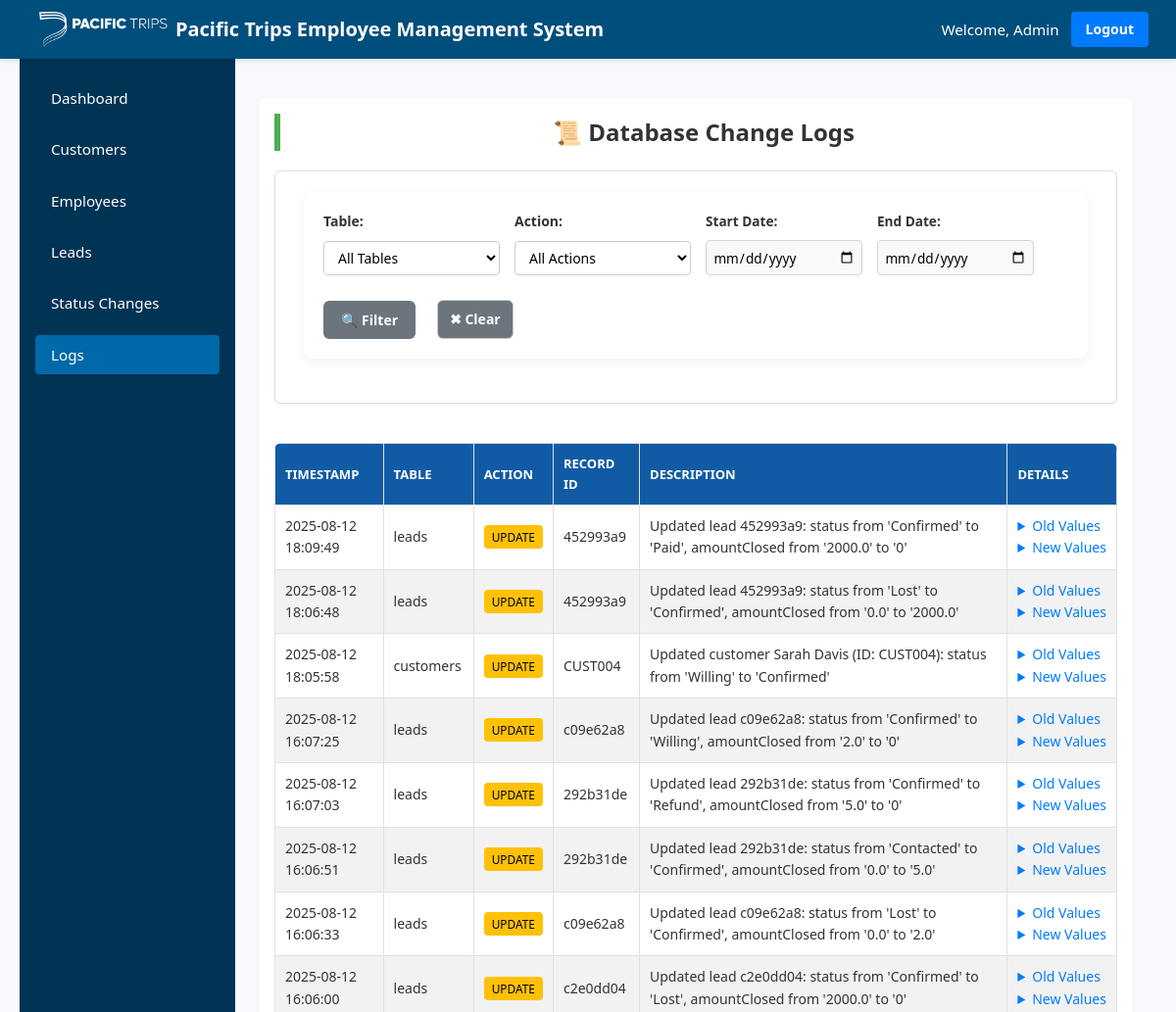
/logs (signed in, upper part), run on an earlier commit of the app's database.
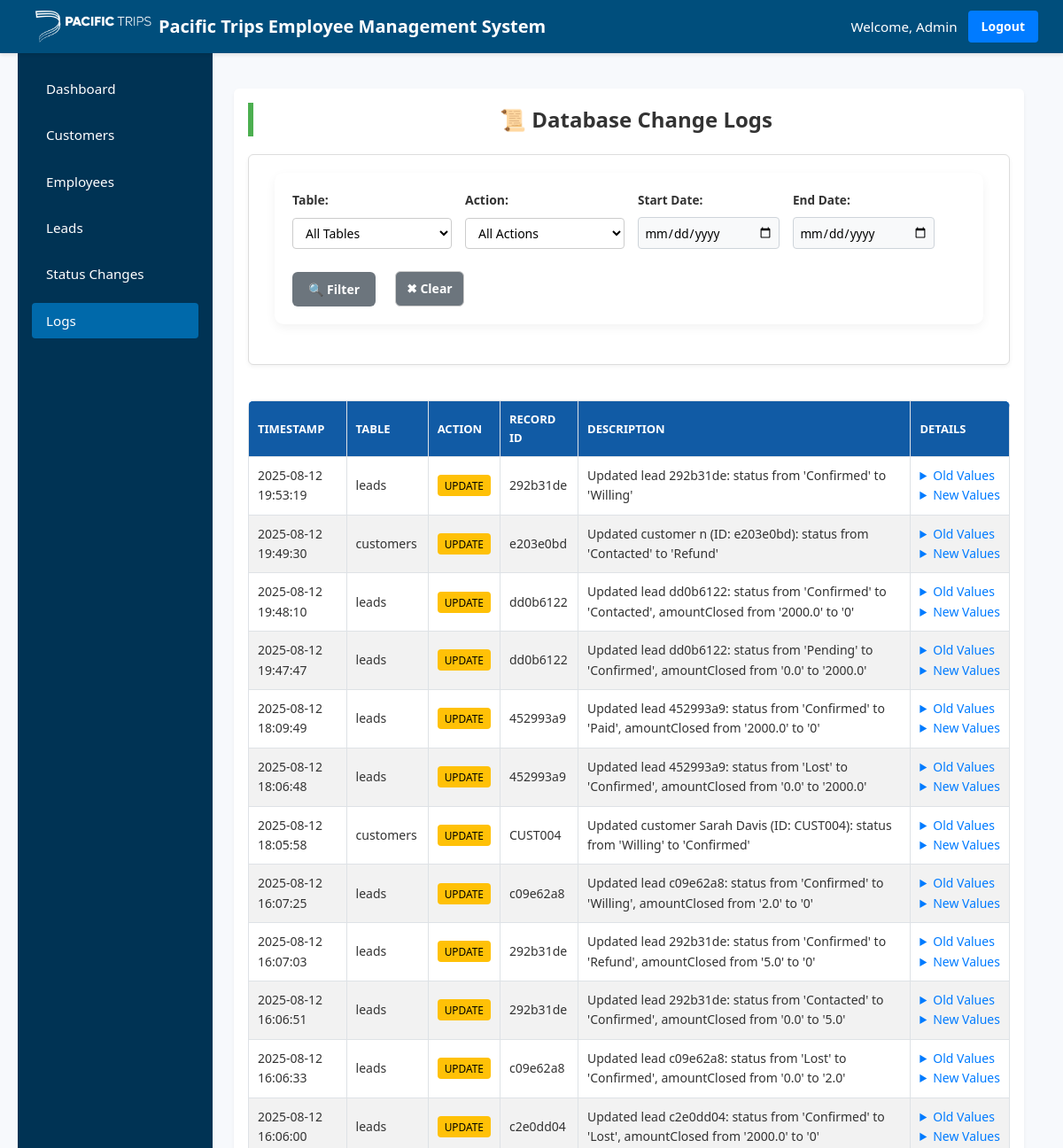
And on a later commit of the database.
### tables this page shows
CREATE TABLE logs (
    log_id TEXT PRIMARY KEY,
    table_name TEXT NOT NULL,
    action TEXT NOT NULL, -- 'INSERT', 'UPDATE', 'DELETE'
    record_id TEXT NOT NULL, -- ID of the affected record
    description TEXT NOT NULL, -- Human-readable description
    old_values TEXT, -- JSON or string of old values (for updates/deletes)
    new_values TEXT, -- JSON or string of new values (for inserts/updates)
    created_at DATETIME DEFAULT CURRENT_TIMESTAMP
, changed_by TEXT, lead_employee TEXT);

### app.py (the view)
    def wrap(*args, **kwargs):
        if 'user_id' not in session:
            flash('Please login first.', 'danger')
            return redirect(url_for('login'))
        if session.get('role') != 'admin':
            flash('Admin access required.', 'danger')
            return redirect(url_for('index'))
        return f(*args, **kwargs)

### app.py (called while the page is built)
def get_db_connection():
    conn = sqlite3.connect(DATABASE, timeout=10)
    conn.row_factory = sqlite3.Row
    conn.execute("PRAGMA journal_mode=WAL")
    return conn

def admin_required(f):
    def wrap(*args, **kwargs):
        if 'user_id' not in session:
            flash('Please login first.', 'danger')
            return redirect(url_for('login'))
        if session.get('role') != 'admin':
            flash('Admin access required.', 'danger')
            return redirect(url_for('index'))
        return f(*args, **kwargs)
    wrap.__name__ = f.__name__
    return wrap

### templates/logs.html (shortened to what this page needs)
{% extends "base.html" %}
{% block content %}
<h2 class="page-title">📜 Database Change Logs</h2>
<div class="filter-card">
    <form method="GET" class="filter-form">
        <div class="form-group">
            <label for="table_name">Table:</label>
            <select name="table_name" id="table_name">
                <option value="">All Tables</option>
            </select>
        </div>
        <div class="form-group">
            <label for="action">Action:</label>
            <select name="action" id="action">
                <option value="">All Actions</option>
            </select>
        </div>
        <div class="form-group">
            <label for="start_date">Start Date:</label>
            <input type="date" name="start_date" value="{{ filters.start_date }}">
        </div>
        <div class="form-group">
            <label for="end_date">End Date:</label>
            <input type="date" name="end_date" value="{{ filters.end_date }}">
        </div>
        <div class="form-actions">
            <button type="submit" class="btn">🔍 Filter</button>
            <a href="{{ url_for('logs') }}" class="btn secondary">✖ Clear</a>
        </div>
    </form>
</div>
<div class="table-wrapper">
    <table class="logs-table">
        <thead>
            <tr>
                <th>Timestamp</th>
                <th>Table</th>
                <th>Action</th>
                <th>Record ID</th>
                <th>Description</th>
                <th>Details</th>
            </tr>
        </thead>
        <tbody>
            {% for log in logs %}
            <tr>
                <td>{{ log.created_at }}</td>
                <td>{{ log.table_name }}</td>
                <td><span class="badge badge-{{ log.action|lower }}">{{ log.action }}</span></td>
                <td>{{ log.record_id }}</td>
                <td>{{ log.description }}</td>
                <td>
                    {% if log.old_values %}
                    <details>
                        <summary>Old Values</summary>
                    </details>
                    {% endif %}
                    {% if log.new_values %}
                    <details>
                        <summary>New Values</summary>
                    </details>
                    {% endif %}
                </td>
            </tr>
            {% endfor %}
        </tbody>
    </table>
</div>
{% endblock %}

### templates/base.html (shortened to what this page needs)
<!DOCTYPE html>
<html lang="en">
<head>
    <link rel="stylesheet" href="{{ url_for('static', filename='style.css') }}">
    <link rel="stylesheet" href="{{ url_for('static', filename='customers.css') }}">
    <link rel="stylesheet" href="{{ url_for('static', filename='employees.css') }}">
    <link rel="stylesheet" href="{{ url_for('static', filename='dashboard.css') }}">
    <link rel="stylesheet" href="{{ url_for('static', filename='add form.css') }}">
</head>
<body>
    <header class="header">
        <div class="header-left">
            <button class="menu-toggle" aria-label="Toggle Sidebar">
            </button>
            <a class="navbar-brand" href="{{ url_for('index') }}">
                <img src="{{ url_for('static', filename='logo.webp') }}" class="logo" alt="EMS Logo">
                Pacific Trips Employee Management System
            </a>
        </div>
        {% if session.user_id %}
        <div class="header-right">
            <span class="navbar-text">Welcome, {{ session.user_name }}</span>
            <a class="btn btn-outline-primary" href="{{ url_for('logout') }}">Logout</a>
        </div>
        {% else %}
        <div class="header-right">
            <a class="btn btn-outline-primary me-2" href="{{ url_for('login') }}">Login</a>
            <a class="btn btn-outline-primary" href="{{ url_for('register') }}">Register</a>
        </div>
        {% endif %}
    </header>
    <div class="layout">
        <nav class="sidebar">
            <ul class="nav flex-column">
                {% if session.user_id %}
                {% if session.role == 'admin' %}
                <li class="nav-item">
                    <a class="nav-link {% if request.endpoint == 'dashboard' %}active{% endif %}"
                        href="{{ url_for('dashboard') }}">Dashboard</a>
                </li>
                <li class="nav-item">
                    <a class="nav-link {% if request.endpoint == 'customers' %}active{% endif %}"
                        href="{{ url_for('customers') }}">Customers</a>
                </li>
                <li class="nav-item">
                    <a class="nav-link {% if request.endpoint == 'employees' %}active{% endif %}"
                        href="{{ url_for('employees') }}">Employees</a>
                </li>
                <li class="nav-item">
                    <a class="nav-link {% if request.endpoint == 'leads' %}active{% endif %}"
                        href="{{ url_for('leads') }}">Leads</a>
                </li>
                <li class="nav-item">
                    <a class="nav-link {% if request.endpoint == 'status_changes' %}active{% endif %}"
                        href="{{ url_for('status_changes') }}">Status Changes</a>
                </li>
                <li class="nav-item">
                    <a class="nav-link {% if request.endpoint == 'logs' %}active{% endif %}"
                        href="{{ url_for('logs') }}">Logs</a>
                </li>
                {% endif %}
                {% endif %}
            </ul>
        </nav>
        <main class="main-content">
            <div class="container py-5">
                {% block content %}{% endblock %}
            </div>
        </main>
    </div>
</body>
</html>

### static/style.css (style rules this page uses)
* { margin: 0; padding: 0; box-sizing: border-box; }
body { font-family: 'Segoe UI', Tahoma, Geneva, Verdana, sans-serif; background-color: #f4f7fa; color: #333; line-height: 1.6; min-height: 100vh; display: flex; flex-direction: column; }
a { text-decoration: none; transition: color 0.3s ease, background-color 0.3s ease; }
.header { background-color: #004e7c; color: white; padding: 0.75rem 1rem; display: flex; justify-content: space-between; align-items: center; box-shadow: 0 2px 4px rgba(0, 0, 0, 0.1); position: fixed; top: 0; left: 0; right: 0; z-index: 1000; }
.header-left { display: flex; align-items: center; gap: 0.5rem; }
.navbar-brand { font-size: 1.25rem; font-weight: 700; color: white; display: flex; align-items: center; gap: 0.5rem; }
.navbar-brand img.logo { height: 36px; width: auto; object-fit: contain; }
.header-right { display: flex; align-items: center; gap: 0.75rem; }
.navbar-text { color: white; font-size: 0.95rem; font-weight: 500; }
.btn-outline-primary { border-color: #007bff; color: #f5f7fa; font-weight: 500; padding: 0.4rem 1rem; border-radius: 4px; transition: all 0.3s ease; font-size: 0.9rem; }
.menu-toggle { background: none; border: none; color: white; font-size: 1.25rem; cursor: pointer; padding: 0.5rem; line-height: 1; }
.layout { display: flex; margin-top: 56px; min-height: calc(100vh - 56px - 48px); }
.sidebar { width: 220px; background-color: #003354; color: white; padding: 1.5rem 1rem; display: flex; flex-direction: column; position: fixed; top: 56px; bottom: 0; z-index: 999; transition: transform 0.3s ease; }
.sidebar .nav { list-style: none; padding: 0; margin: 0; display: flex; flex-direction: column; gap: 0.75rem; }
.sidebar .nav-link { color: white; font-size: 0.95rem; font-weight: 500; padding: 0.5rem 1rem; border-radius: 4px; transition: background-color 0.2s ease, color 0.2s ease; display: flex; align-items: center; }
.sidebar .nav-link:hover, .sidebar .nav-link.active { background-color: #0069aa; color: white; }
.main-content { flex-grow: 1; padding: 1.5rem; transition: margin-left 0.3s ease; }
.main-content { margin-left: 220px; }
.container { max-width: 1140px; margin: 0 auto; padding: 1rem; background-color: white; border-radius: 6px; box-shadow: 0 2px 4px rgba(0, 0, 0, 0.05); }
.filter-form label[for="start_date"], .filter-form label[for="end_date"] { display: flex; flex-direction: column; font-size: 0.85rem; color: #333; margin-bottom: 0.5rem; }
.filter-form input[type="date"] { padding: 0.4rem; border: 1px solid #ced4da; border-radius: 4px; font-size: 0.85rem; width: 100%; background-color: #f8f9fa; transition: border-color 0.3s ease, box-shadow 0.3s ease; }
html { scroll-behavior: smooth; }
button, a, .menu-toggle { touch-action: manipulation; }

### static/customers.css (style rules this page uses)
* { box-sizing: border-box; margin: 0; padding: 0; font-family: 'Segoe UI', Tahoma, Geneva, Verdana, sans-serif; }
body { background: #f6f9fc; color: #333; padding: 40px; }
h2 { margin-bottom: 25px; font-size: 28px; color: #222; border-left: 6px solid #4CAF50; padding-left: 10px; }
.btn { display: inline-block; background-color: #4CAF50; color: white; padding: 10px 16px; text-decoration: none; border-radius: 6px; margin-right: 12px; font-size: 14px; font-weight: 600; transition: background-color 0.3s, transform 0.2s; border: none; cursor: pointer; }
.filter-form { background-color: #ffffff; padding: 20px; margin-bottom: 25px; border-radius: 10px; box-shadow: 0 4px 12px rgba(0,0,0,0.05); display: flex; flex-wrap: wrap; gap: 16px; }
.filter-form label { display: flex; flex-direction: column; font-size: 14px; font-weight: 500; color: #333; margin-right: 20px; }
.filter-form select { padding: 8px 10px; font-size: 14px; margin-top: 4px; border: 1px solid #ccc; border-radius: 6px; background-color: #fff; width: 180px; }
.filter-form button { align-self: flex-end; }
table { width: 100%; border-collapse: collapse; background: #fff; box-shadow: 0 4px 10px rgba(0,0,0,0.05); border-radius: 10px; overflow: hidden; }
thead { background-color: #4CAF50; color: white; }
th, td { padding: 12px 15px; text-align: left; font-size: 14px; border-bottom: 1px solid #eee; }
th { font-weight: 600; text-transform: uppercase; font-size: 13px; }
td:last-child { white-space: nowrap; }

What changed in the data, as far as the page shows it:
added logs: created_at "2025-08-12 19:53:19", table_name "leads", action "UPDATE", record_id "292b31de", description "Updated lead 292b31de: status from 'Confirmed' to 'Willing'"
added logs: created_at "2025-08-12 19:49:30", table_name "customers", action "UPDATE", record_id "e203e0bd", description "Updated customer n (ID: e203e0bd): status from 'Contacted' to 'Refund'"
added logs: created_at "2025-08-12 19:48:10", table_name "leads", action "UPDATE", record_id "dd0b6122", description "Updated lead dd0b6122: status from 'Confirmed' to 'Contacted', amountClosed from '2000.0' to '0'"
added logs: created_at "2025-08-12 19:47:47", table_name "leads", action "UPDATE", record_id "dd0b6122", description "Updated lead dd0b6122: status from 'Pending' to 'Confirmed', amountClosed from '0.0' to '2000.0'"
